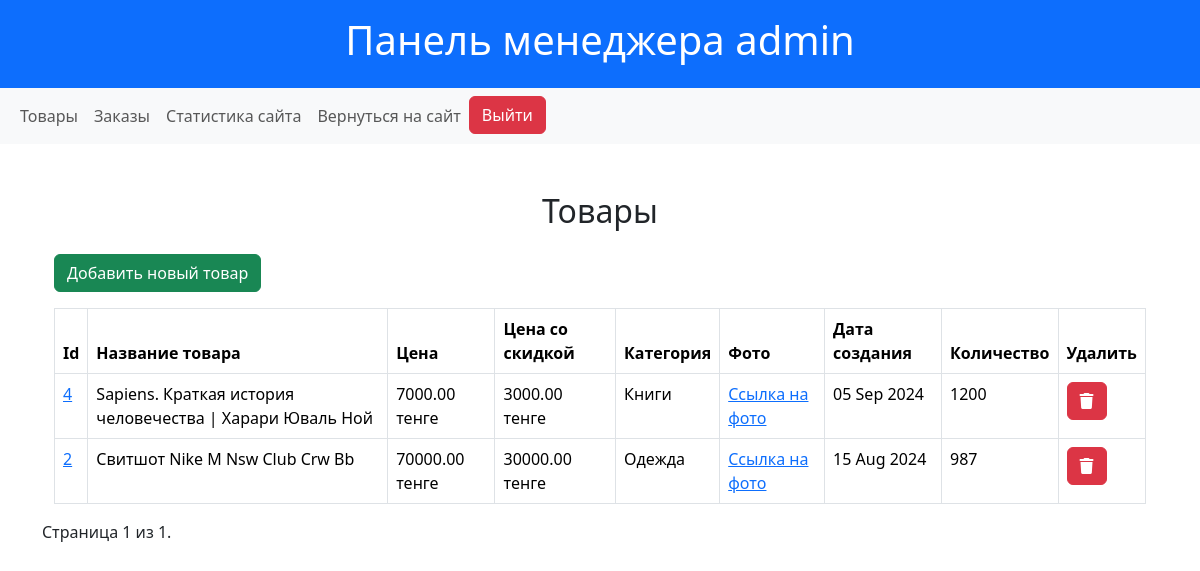
/manager/products/ (signed in), run on an earlier commit of the app's database.
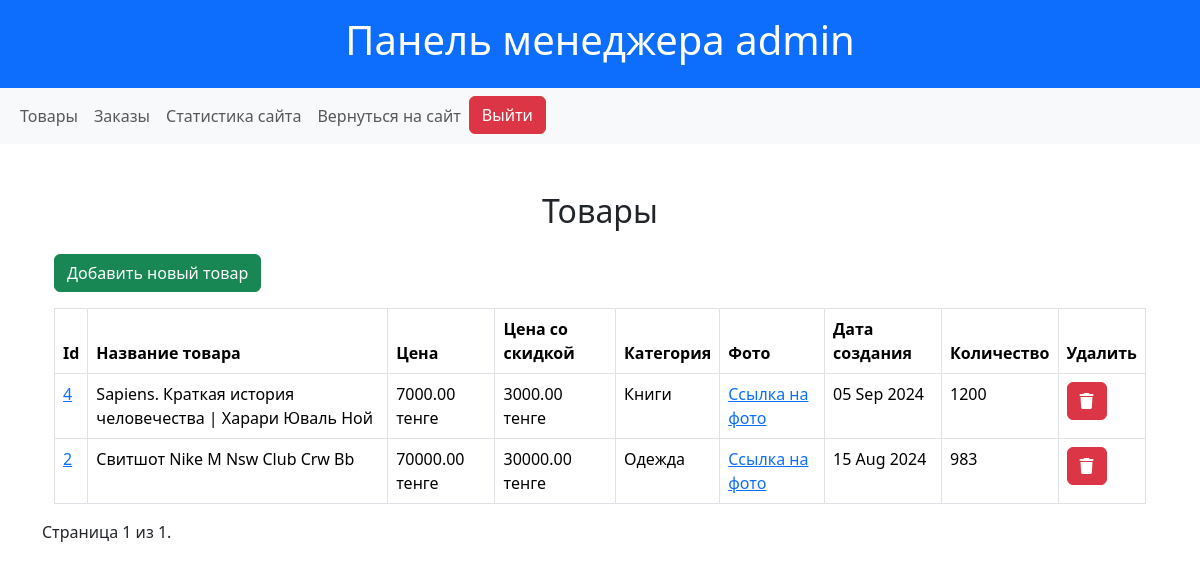
And on a later commit of the database.
### shop/models.py (models this page shows, shortened)
class Product(models.Model):
    name = models.CharField(max_length=200)
    slug = models.SlugField(max_length=200, null=True, blank=True)
    description = models.TextField()
    price = models.DecimalField(max_digits=10, decimal_places=2)
    discount_price = models.DecimalField(max_digits=10, decimal_places=2, blank=True, null=True, default=0)
    category = models.ForeignKey(Category, related_name="products", on_delete=models.CASCADE)
    image = models.ImageField(upload_to='media/products/')
    created_at = models.DateTimeField(auto_now_add=True)
    quantity = models.PositiveIntegerField(default=0, blank=True)
    class Meta:
        verbose_name = "Товар"
        verbose_name_plural = "Товары"

class Category(models.Model):
    name = models.CharField(max_length=200)
    slug = models.SlugField(max_length=200, null=True, blank=True)  # Убираем unique и добавляем null=True, blank=True
    parent = models.ForeignKey('self', null=True, blank=True, related_name="children", on_delete=models.CASCADE)
    class Meta:
        verbose_name = "Категория"
        verbose_name_plural = "Категории"
    def __str__(self):
        return self.name

### shop/views.py (the view)
# urls.py: path('manager/products/', ManagerProductsView.as_view(), name='manager_products'),
class ManagerProductsView(ManagerMixin, ListView):
    model = Product
    template_name = 'manager/products.html'
    context_object_name = 'products'
    ordering = ['-created_at']
    paginate_by = 3  # Количество товаров на одной странице

### shop/views.py (called while the page is built)
    def test_func(self):
        return self.request.user.groups.filter(name="Менеджеры").exists()

### shop/templates/manager/products.html (shortened to what this page needs)
{% extends "manager/base.html" %}
{% block content %}
<div class="container mt-5">
    <h2 class="text-center mb-4">Товары</h2>
    <a href="{% url 'add_product' %}" class="btn btn-success mb-3">Добавить новый товар</a>
    <table class="table table-bordered table-hover">
        <thead class="thead-light">
            <tr>
                <th scope="col">Id</th>
                <th scope="col">Название товара</th>
                <th scope="col">Цена</th>
                <th scope="col">Цена со скидкой</th>
                <th scope="col">Категория</th>
                <th scope="col">Фото</th>
                <th scope="col">Дата создания</th>
                <th scope="col">Количество</th>
                <th scope="col">Удалить</th>
            </tr>
        </thead>
        <tbody>
            {% for product in products %}
                <tr>
                    <td><a href="{% url 'update_product' product.slug %}">{{ product.pk }}</a></td>
                    <td>{{ product.name }}</td>
                    <td>{{ product.price }} тенге</td>
                    <td>{{ product.discount_price }} тенге</td>
                    <td>{{ product.category }}</td>
                    <td>
                        <a href="{{ product.image.url }}" target="_blank">Ссылка на фото</a>
                    </td>
                    <td>{{ product.created_at|date:"d M Y" }}</td>
                    <td>{{ product.quantity }}</td>
                    <td>
                        <form action="{% url 'delete_product' product.slug %}" method="post">
                            <button type="submit" class="btn btn-danger" ><i class="fa-solid fa-trash"></i></button>
                        </form>
                    </td>
                </tr>
            {% endfor %}
        </tbody>
    </table>
</div>
<div class="pagination">
    <span class="step-links">
        <span class="current">
            Страница {{ page_obj.number }} из {{ page_obj.paginator.num_pages }}.
        </span>
    </span>
</div>
{% endblock %}

What changed in the data, as far as the page shows it:
changed Product "Свитшот Nike M Nsw Club Crw Bb": quantity "987" → "983"
